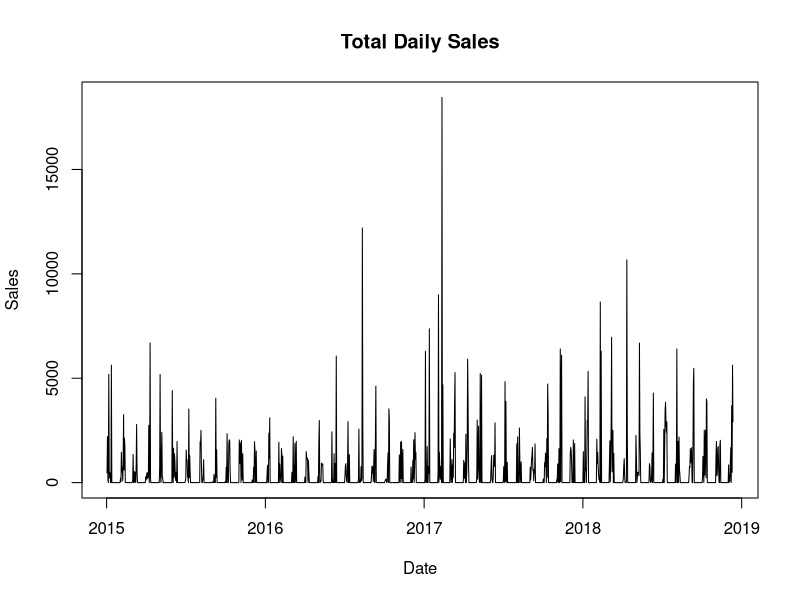
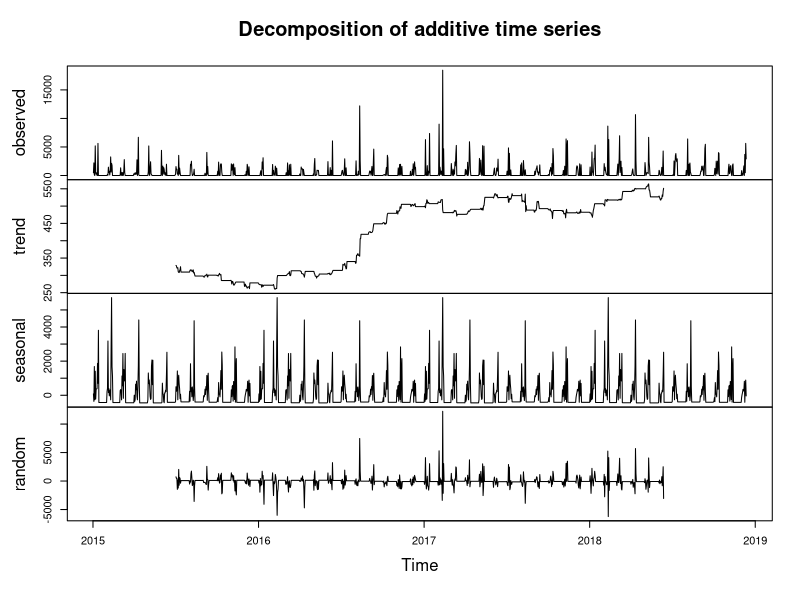
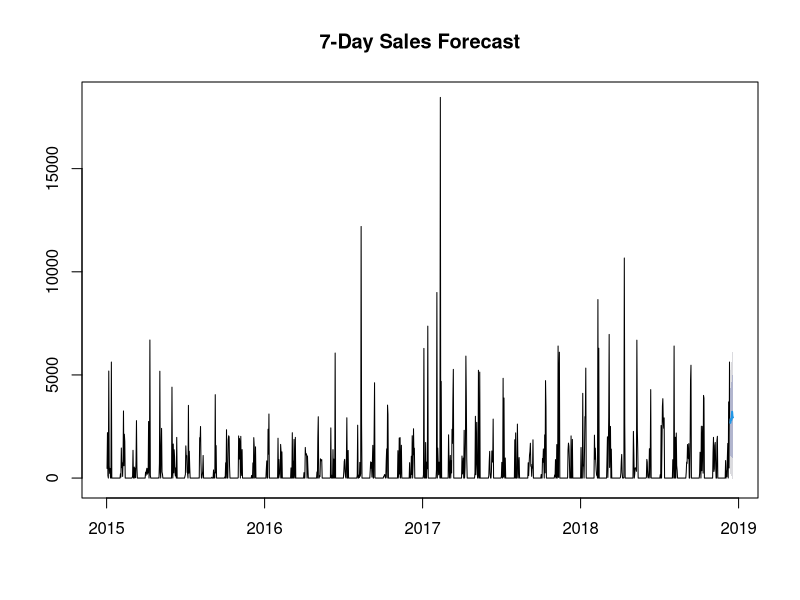

Recreate these plots in R, in order.
# Load necessary libraries
library(dplyr)
library(ggplot2)
library(forecast)
library(tseries)

# Load the cleaned dataset
coffee_data <- read.csv("./Data/Coffee_Cleaned.csv")

# Ensure the Order.Date is in the correct format
# The format is year-month-day
coffee_data$Order.Date <- as.Date(coffee_data$Order.Date)

# Aggregate sales to a daily level
daily_sales <- coffee_data %>%
  group_by(Order.Date) %>%
  summarise(Total.Sales = sum(Sales)) %>%
  ungroup()

# Handle missing dates (where there were no sales)
# First, create a full sequence of dates.
# The 'from' and 'to' arguments must be valid dates.
# The issue is that your data might have NA values in the date column after initial cleaning, so we need to filter them out. # nolint: line_length_linter.
daily_sales <- daily_sales[!is.na(daily_sales$Order.Date), ]
full_date_range <- data.frame(Order.Date = seq(min(daily_sales$Order.Date), max(daily_sales$Order.Date), by = "day")) # nolint: line_length_linter.

# Join the full date range with your sales data
daily_sales <- left_join(full_date_range, daily_sales, by = "Order.Date")

# Replace any NA values with 0
daily_sales$Total.Sales[is.na(daily_sales$Total.Sales)] <- 0

# Check the new structure and look for any NA values
str(daily_sales)
colSums(is.na(daily_sales))

# Check for the last date in the dataset
last_date <- max(daily_sales$Order.Date)
print(paste("The last date in the dataset is:", last_date))

# Convert the data to a time series object
# The start date needs to be explicitly defined as the first date in your cleaned data. # nolint: line_length_linter.
# Frequency is 365 for daily data
start_date <- min(daily_sales$Order.Date)
sales_ts <- ts(daily_sales$Total.Sales, start = c(as.numeric(format(start_date, "%Y")), as.numeric(format(start_date, "%j"))), frequency = 365) # nolint: line_length_linter.

# Plot the time series to see the trend and seasonality
plot(sales_ts, main = "Total Daily Sales", xlab = "Date", ylab = "Sales")

# Decompose the time series to visualize trend, seasonality, and remainder
# This should now work correctly with the properly formatted time series object
sales_ts_decomp <- decompose(sales_ts)
plot(sales_ts_decomp)

# Fit an ARIMA model to the sales data
# auto.arima() automatically selects the best model
fit_model <- auto.arima(sales_ts)

# Use the model to forecast sales for the next 7 days
# The 'h' parameter specifies the number of periods to forecast
forecast_sales <- forecast(fit_model, h = 7)

# Print the forecast results
print(forecast_sales)

# Plot the forecast
plot(forecast_sales, main = "7-Day Sales Forecast")
